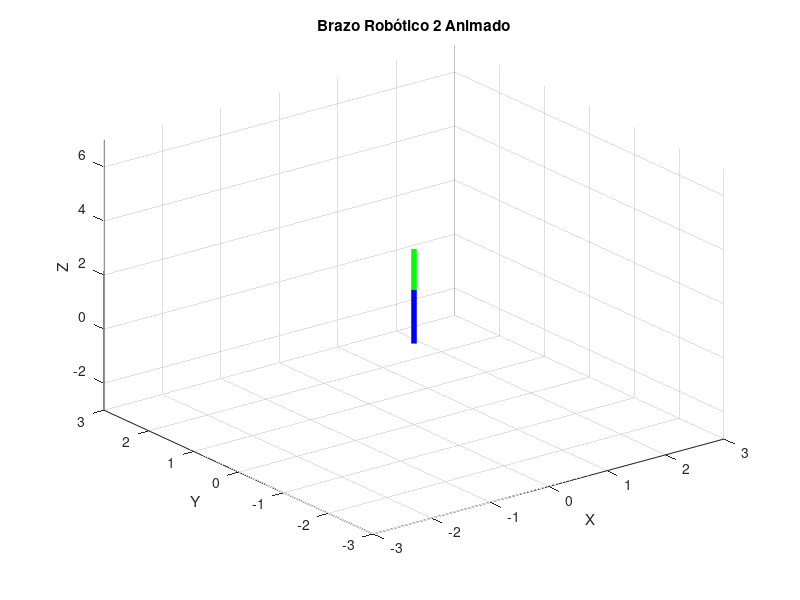

MATLAB code for this plot:
% INSTITUTO POLITÉCNICO NACIONAL
% UNIDAD PROFESIONAL INTERDISCIPLINARIA EN INGENIERÍA Y TECNOLOGÍAS AVANZADAS
% SERVICIO SOCIAL - EDUARDO CRUZ OMAÑA - 2025

clc; clear; close all;

% Longitud de los eslabones
L1 = 2;
L2 = 1.5;

% Configuración de la figura
figure;
ax = axes('XLim', [-3, 3], 'YLim', [-3, 3], 'ZLim', [-3, 7]);
hold on;
grid on;
xlabel('X'); ylabel('Y'); zlabel('Z');
title('Brazo Robótico 2 Animado');
view(3);

% Crear líneas para animación
line1 = line('XData', [], 'YData', [], 'ZData', [], 'LineWidth', 4, 'Color', 'b');
line2 = line('XData', [], 'YData', [], 'ZData', [], 'LineWidth', 4, 'Color', 'g');

% Definir movimientos en secuencia
movimientos = {
    struct('theta1', [0, 45], 'theta2', [0, 30], 'theta_base', [0, 90]),
    struct('theta1', [45, 90], 'theta2', [30, 90], 'theta_base', [90, 90])
};

frames_por_movimiento = 50;
theta1_vals = [];
theta2_vals = [];
theta_base_vals = [];

for i = 1:length(movimientos)
    mov = movimientos{i};
    theta1_vals = [theta1_vals, linspace(deg2rad(mov.theta1(1)), deg2rad(mov.theta1(2)), frames_por_movimiento)];
    theta2_vals = [theta2_vals, linspace(deg2rad(mov.theta2(1)), deg2rad(mov.theta2(2)), frames_por_movimiento)];
    theta_base_vals = [theta_base_vals, linspace(deg2rad(mov.theta_base(1)), deg2rad(mov.theta_base(2)), frames_por_movimiento)];
end

% Función para actualizar las posiciones de los eslabones
function [x1, y1, z1, x2, y2, z2] = actualizar_posiciones(theta1, theta2, theta_base, L1, L2)
    y1 = L1 * cos(theta1);
    z1 = L1 * sin(theta1);
    x2_local = L2 * cos(theta2);
    z2_local = z1 + L2 * sin(theta2);
    x2 = x2_local * cos(theta_base);
    y2 = y1;
    z2 = x2_local * sin(theta_base) + z2_local;
    x1 = 0;
end

% Animación
for frame = 1:length(theta1_vals)
    theta1 = theta1_vals(frame);
    theta2 = theta2_vals(frame);
    theta_base = theta_base_vals(frame);
    [x1, y1, z1, x2, y2, z2] = actualizar_posiciones(theta1, theta2, theta_base, L1, L2);
    
    set(line1, 'XData', [0, x1], 'YData', [0, y1], 'ZData', [0, z1]);
    set(line2, 'XData', [0, x2], 'YData', [y1, y2], 'ZData', [z1, z2]);
    
    pause(0.05);
end
